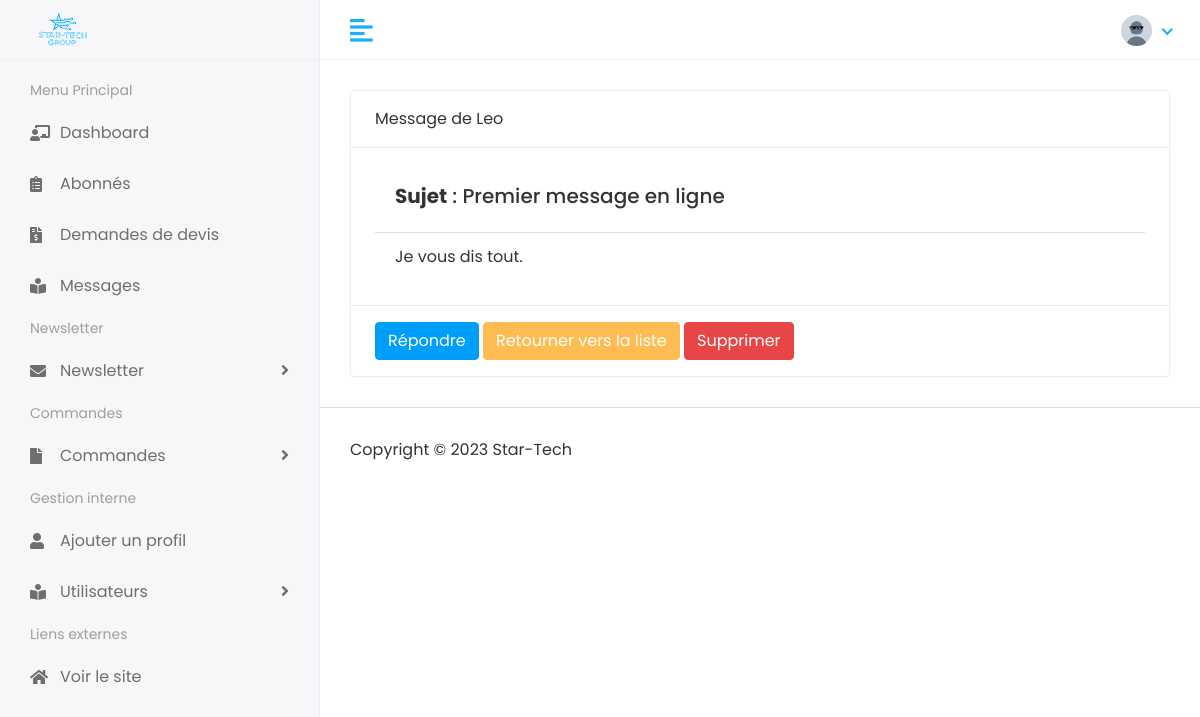
/dashboard/message/1 (signed in), run on the app's committed database.
### visiteurs/models.py (models this page shows, shortened)
class Message(models.Model):
    author = models.CharField(max_length=20)
    email = models.EmailField(max_length=50)
    subject = models.CharField(max_length=50)
    date_posted = models.DateTimeField(auto_now=True)
    body = models.TextField(max_length=200)

### administration/views.py (the view)
# urls.py: path('dashboard/message/<int:pk>', message_detail ,name="message_detail"),
@login_required(login_url='login')
def message_detail(request, pk):
    message = Message.objects.get(id=pk)
    context = {
        'message' : message
    }
    return render(request, 'admin/message_detail.html', context)

### templates/admin/message_detail.html (shortened to what this page needs)
{% extends "admin/base_admin.html" %}
{% block content %}
<div class='content container-fluid'>
    <div class="row">
        <div class="col-12">
            <div class="card flex-fill">
                <div class="card-header">
                    Message de {{ message.author }}
                </div>
                <div class="card-body">
                    <ul class="list-group list-group-flush">
                        <li class='list-group-item'><h5 class="card-title"><strong>Sujet</strong> : {{ message.subject }}</h5></li>
                        <li class='list-group-item'><p class="card-text">{{ message.body }}.</p></li>
                    </ul>
                </div>
                <div class="card-footer ">
                    <a href="" class="btn btn-info">Répondre</a>
                    <a href="{% url 'messages' %}" class="btn btn-primary">Retourner vers la liste</a>
                    <a href="{% url 'message_delete' message.pk %}" class="btn btn-danger">Supprimer</a>
                </div>
            </div>
        </div>
    </div>
</div>
{% endblock content %}

### static/assets/css/style.css (style rules this page uses)
html { height: 100%; }
body { background-color: #fff; color: #333; font-family: 'Poppins', sans-serif; font-size: 1rem; height: 100%; line-height: 1.5; overflow-x: hidden; }
h1, h2, h3, h4, h5, h6 { font-family: 'Poppins', sans-serif; margin-top: 0; }
a { color: #009ce7; }
input, button, a { transition: all 0.4s ease; -moz-transition: all 0.4s ease; -o-transition: all 0.4s ease; -ms-transition: all 0.4s ease; -webkit-transition: all 0.4s ease; }
ul, ol { padding: 0px; list-style: none; }
.btn-primary { background-color: #FFBC53; border: 1px solid #FFBC53; }
.btn-info { background-color: #009efb; border: 1px solid #009efb }
.btn-danger { background-color: #e84646; border: 1px solid #e84646; }
.card { border: 1px solid #ececf5; box-shadow: 0 1px 3px 0 rgba(0, 0, 0, 0.03); margin-bottom: 1.875rem; }
.card-body { padding: 1.5rem; }
.card-header { border-bottom: 1px solid #e6e6e6; padding: 1rem 1.5rem; }
.card-footer { background-color: #fff; border-top: 1px solid #e6e6e6; padding: 1rem 1.5rem; }
.card .card-header { background-color: #fff; border-bottom: 1px solid #eaeaea; }
.page-wrapper > .content { padding: 1.875rem 1.875rem 0; }

### data on the page
Message: author "Leo", subject "Premier message en ligne", body "Je vous dis tout"
